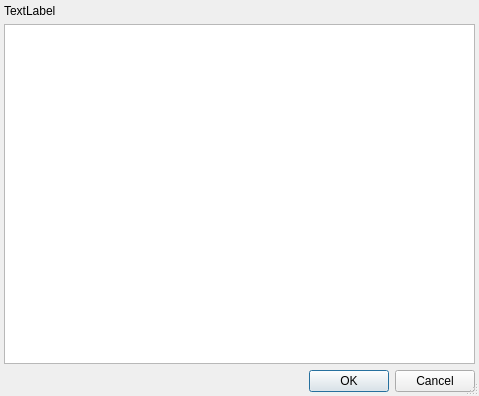
<?xml version="1.0" encoding="UTF-8"?>
<ui version="4.0">
 <class>PythonImportErrorDialog</class>
 <widget class="QDialog" name="PythonImportErrorDialog">
  <property name="geometry">
   <rect>
    <x>0</x>
    <y>0</y>
    <width>479</width>
    <height>396</height>
   </rect>
  </property>
  <property name="windowTitle">
   <string>Python Error</string>
  </property>
  <property name="sizeGripEnabled">
   <bool>true</bool>
  </property>
  <property name="modal">
   <bool>true</bool>
  </property>
  <layout class="QGridLayout" name="gridLayout">
   <property name="leftMargin">
    <number>4</number>
   </property>
   <property name="topMargin">
    <number>4</number>
   </property>
   <property name="rightMargin">
    <number>4</number>
   </property>
   <property name="bottomMargin">
    <number>4</number>
   </property>
   <item row="2" column="0">
    <widget class="QDialogButtonBox" name="buttonBox">
     <property name="orientation">
      <enum>Qt::Horizontal</enum>
     </property>
     <property name="standardButtons">
      <set>QDialogButtonBox::Cancel|QDialogButtonBox::Ok</set>
     </property>
    </widget>
   </item>
   <item row="1" column="0">
    <widget class="QPlainTextEdit" name="detailedText"/>
   </item>
   <item row="0" column="0">
    <widget class="QLabel" name="text">
     <property name="text">
      <string>TextLabel</string>
     </property>
     <property name="wordWrap">
      <bool>true</bool>
     </property>
    </widget>
   </item>
  </layout>
 </widget>
 <resources/>
 <connections>
  <connection>
   <sender>buttonBox</sender>
   <signal>accepted()</signal>
   <receiver>PythonImportErrorDialog</receiver>
   <slot>accept()</slot>
   <hints>
    <hint type="sourcelabel">
     <x>248</x>
     <y>254</y>
    </hint>
    <hint type="destinationlabel">
     <x>157</x>
     <y>274</y>
    </hint>
   </hints>
  </connection>
  <connection>
   <sender>buttonBox</sender>
   <signal>rejected()</signal>
   <receiver>PythonImportErrorDialog</receiver>
   <slot>reject()</slot>
   <hints>
    <hint type="sourcelabel">
     <x>316</x>
     <y>260</y>
    </hint>
    <hint type="destinationlabel">
     <x>286</x>
     <y>274</y>
    </hint>
   </hints>
  </connection>
 </connections>
</ui>
